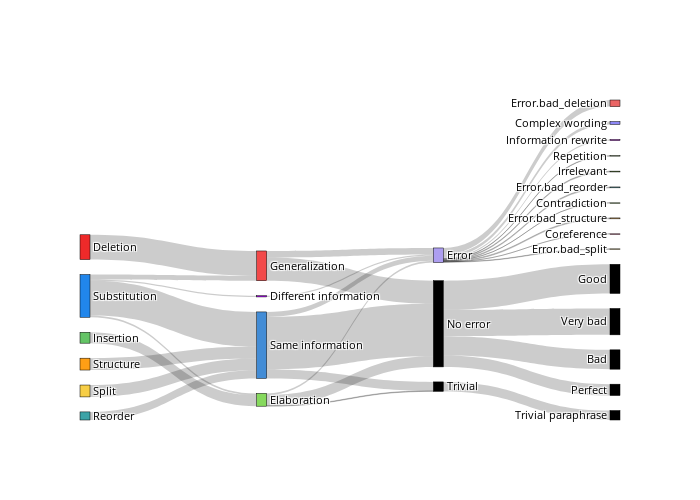

This figure's notebook cell:
### Code cell
sankey_combined(data)

### Figure 1 — Plotly figure (JSON) as saved in the notebook; plotly's stock layout.template omitted (floating-point values rounded to 4 significant figures)
{"data": [{"link": {"source": [0, 0, 0, 0, 1, 1, 1, 1, 2, 2, 2, 2, 3, 3, 3, 3, 4, 4, 4, 4, 5, 5, 5, 5, 6, 6, 6, 7, 7, 7, 8, 8, 8, 9, 9, 9, 10, 10, 10, 10, 10, 10, 10, 10, 10, 10, 10, 10, 11, 11, 11, 11, 11, 11, 11, 11, 11, 11, 11, 11, 12, 12, 12, 12, 12, 12, 12, 12, 12, 12, 12, 12, 10, 10, 10, 10, 11, 11, 11, 11], "target": [6, 7, 8, 9, 6, 7, 8, 9, 6, 7, 8, 9, 6, 7, 8, 9, 6, 7, 8, 9, 6, 7, 8, 9, 10, 11, 12, 10, 11, 12, 10, 11, 12, 10, 11, 12, 13, 14, 15, 16, 17, 18, 19, 20, 21, 22, 23, 24, 13, 14, 15, 16, 17, 18, 19, 20, 21, 22, 23, 24, 13, 14, 15, 16, 17, 18, 19, 20, 21, 22, 23, 24, 25, 26, 27, 28, 29, 30, 31, 32], "value": [2964, 0, 0, 0, 0, 0, 1307, 0, 592, 4144, 223, 146, 0, 967, 0, 0, 0, 1417, 0, 0, 0, 1420, 0, 0, 2766, 0, 790, 6283, 1059, 606, 1260, 74, 196, 0, 0, 146, 0, 0, 0, 0, 0, 0, 0, 0, 0, 0, 0, 0, 0, 0, 0, 0, 0, 0, 0, 0, 0, 0, 0, 0, 58, 12, 0, 98, 146, 2, 788, 104, 109, 54, 0, 339, 3155, 2313, 3485, 1356, 0, 0, 0, 1133]}, "node": {"color": ["#ee2a2a", "#64C466", "#2186eb", "#3ca3a7", "#FF9F15", "#F7CE46", "#f24949", "#428cd6", "#86d95d", "#b103fc", "black", "black", "#ad9ef0", "#c3eb98", "#a2cf72", "#b4ed77", "#8ebd5c", "#ca54e8", "#e65388", "#eb6565", "#81d3d6", "#ffc573", "#f5db87", "#b0f5b7", "#8e88f7", "black", "black", "black", "black", "black", "black", "black", "black"], "label": ["Deletion", "Insertion", "Substitution", "Reorder", "Structure", "Split", "Generalization", "Same information", "Elaboration", "Different information", "No error", "Trivial", "Error", "Repetition", "Contradiction", "Hallucination", "Irrelevant", "Information rewrite", "Coreference", "Error.bad_deletion", "Error.bad_reorder", "Error.bad_structure", "Error.bad_split", "Unnecessary insertion", "Complex wording", "Very bad", "Bad", "Good", "Perfect", "0 rating", "1 rating", "2 rating", "Trivial paraphrase"], "line": {"color": "black", "width": 0.5}, "pad": 15, "thickness": 10}, "type": "sankey", "valueformat": "d", "valuesuffix": " edits"}], "layout": {"font": {"color": "black", "size": 11}, "height": 500, "title": {"text": ""}, "width": 700}}
